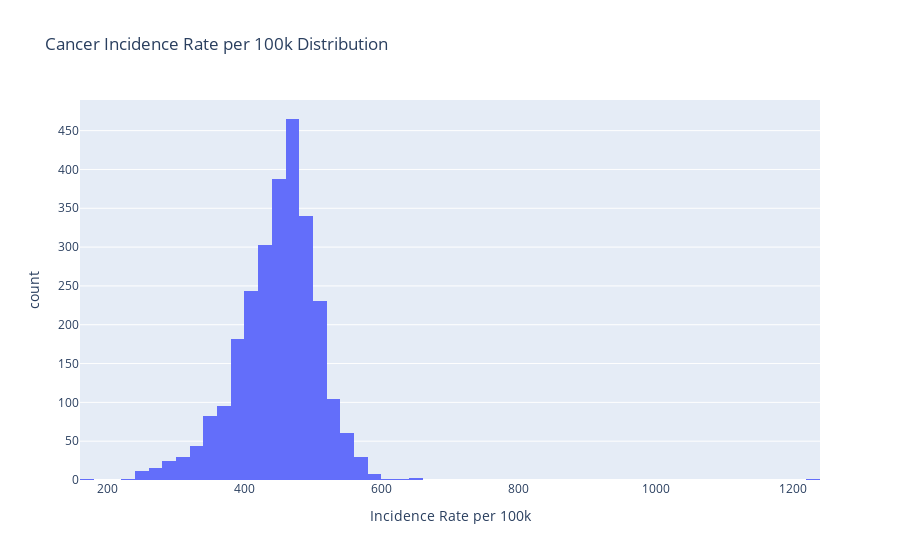

Here is the notebook cell this chart was saved with:
### Code cell
# get incident rate distribution
fig = px.histogram(
    cancer_df, 
    x='Incidence Rate per 100k', 
    nbins=100, 
    title='Cancer Incidence Rate per 100k Distribution'
)
fig.show()

### Figure 1 — Plotly figure (JSON) as saved in the notebook; plotly's stock layout.template omitted (floating-point values rounded to 4 significant figures; data arrays with more than 128 entries replaced by an {"elided": "..."} marker saying what was removed)
{"data": [{"alignmentgroup": "True", "bingroup": "x", "hovertemplate": "Incidence Rate per 100k=%{x}<br>count=%{y}<extra></extra>", "legendgroup": "", "marker": {"color": "#636efa", "pattern": {"shape": ""}}, "name": "", "nbinsx": 100, "offsetgroup": "", "orientation": "v", "showlegend": false, "type": "histogram", "x": {"elided": "2662 float values"}, "xaxis": "x", "yaxis": "y"}], "layout": {"barmode": "relative", "legend": {"tracegroupgap": 0}, "title": {"text": "Cancer Incidence Rate per 100k Distribution"}, "xaxis": {"anchor": "y", "domain": [0, 1], "title": {"text": "Incidence Rate per 100k"}}, "yaxis": {"anchor": "x", "domain": [0, 1], "title": {"text": "count"}}}}
